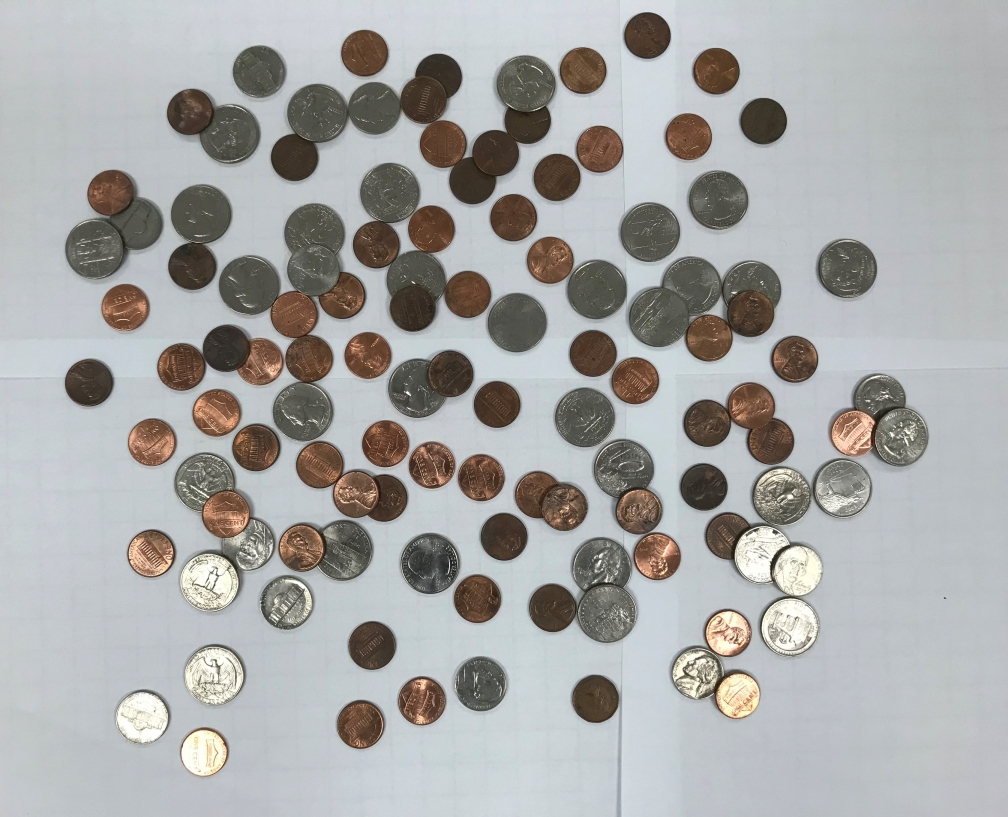
//> input picture coinsHarder_comp.png, 1008 x 817 px
$ ./10_coins_opencv   (built with g++ and OpenCV 4)
//> lines starting //> are read from the running program, lines starting //| are printed output that depends on the picture; after the words box and inside, x2 and y2 are one past the last pixel; in counts of white or black regions, pixels touching at a corner belong together
#include "opencv2/imgcodecs.hpp"
#include "opencv2/highgui.hpp"
#include "opencv2/imgproc.hpp"
using namespace cv;
using namespace std;
int main(int argc, char** argv) {
    const char* filename = argc >=2 ? argv[1] : "C:\\Users\\Spandan Das\\CLionProjects\\cv\\coinsHarder_comp.png";
    // Loads an image
    Mat src = imread( samples::findFile( filename ), IMREAD_COLOR );
//> src is the input picture: 817 rows x 1008 cols, CV_8UC3; mean B, G, R 166.9, 167.9, 167.6
    // Check if image is loaded properly
    if(src.empty()) {
        printf(" Error opening image\n");
        printf(" Program Arguments: [image_name -- default %s] \n", filename);
        return EXIT_FAILURE;
    }
    Mat gray;
    cvtColor(src, gray, COLOR_BGR2GRAY);
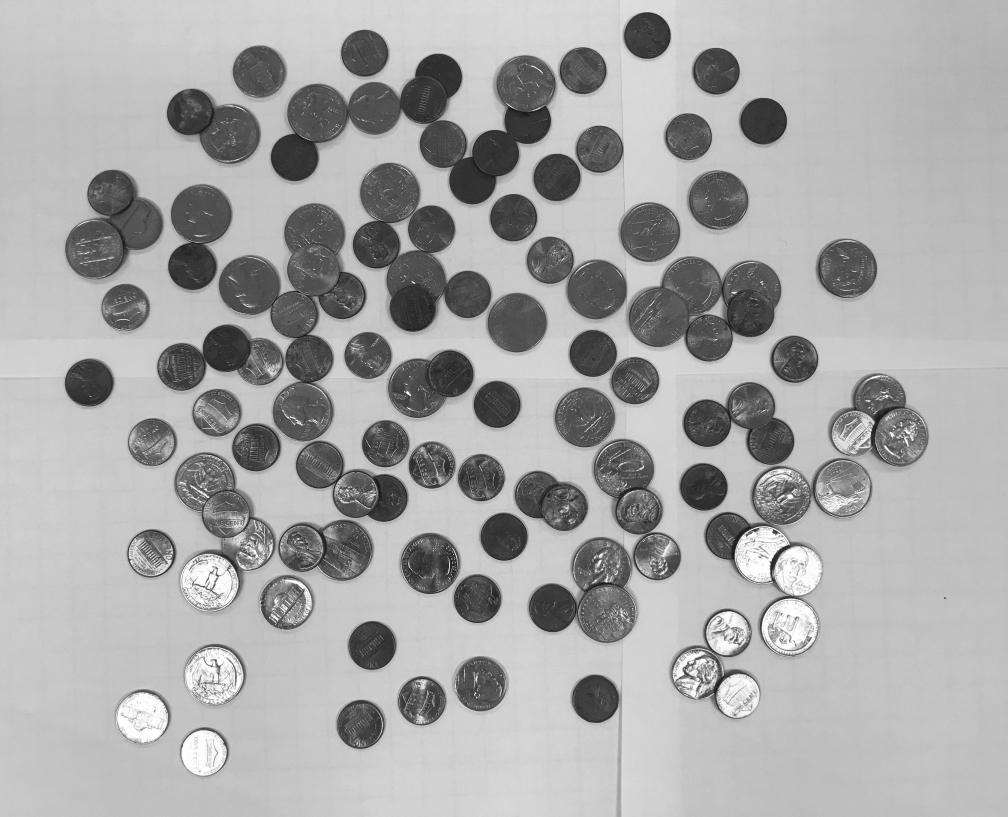
//> gray: 817 rows x 1008 cols, CV_8UC1; min 19, max 255, mean 167.7
    medianBlur(gray, gray, 5);
    vector<Vec3f> circles;
    HoughCircles(gray, circles, HOUGH_GRADIENT, 1,
                 20,  // change this value to detect circles with different distances to each other
                 30, 40, 17, 55 // change the last two parameters
            // (min_radius & max_radius) to detect larger circles
    );
//> circles = 113 circles (x, y, radius), first 12: [208.5, 582.5, 28.8], [314.5, 233.5, 30.8], [342.5, 549.5, 30.2], [650.5, 231.5, 29.4], [706.5, 422.5, 23.6], [214.5, 675.5, 32.7], [525.5, 84.5, 29.4], [596.5, 288.5, 29.9], [421.5, 700.5, 24], [584.5, 416.5, 29.6], [389.5, 192.5, 29.6], [556.5, 177.5, 23.3]


    for( size_t i = 0; i < circles.size(); i++ ) {
        Vec3i c = circles[i];
        int radius = c[2];
        Point center = Point(c[0], c[1]);
        // circle center
//        circle( src, center, 1, Scalar(0,100,100), 3, LINE_AA);
        // circle outline
        circle( src, center, radius, Scalar(0,0,255), 3, LINE_AA);

    }
//> this loop made 113 passes
//> (c, radius) on passes 1 to 12: ([208, 582, 29], 29), ([314, 234, 31], 31), ([342, 550, 30], 30), ([650, 232, 29], 29), ([706, 422, 24], 24), ([214, 676, 33], 33), ([526, 84, 29], 29), ([596, 288, 30], 30), ([422, 700, 24], 24), ([584, 416, 30], 30), ([390, 192, 30], 30), ([556, 178, 23], 23)
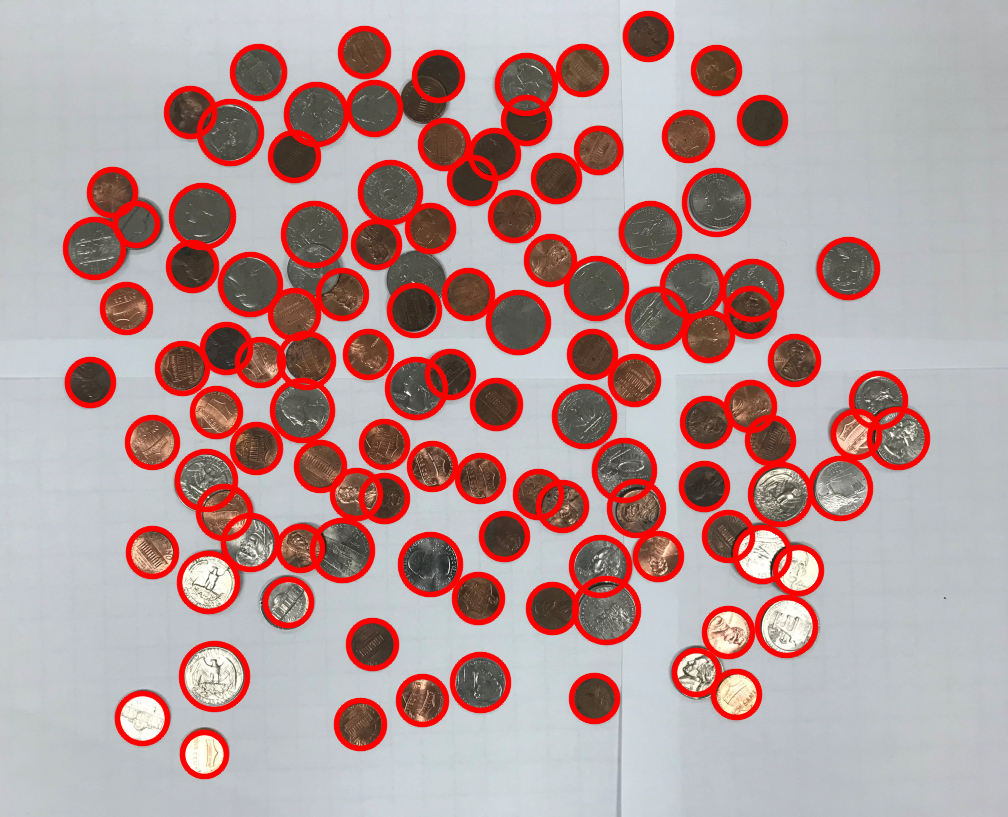
//> src: 817 rows x 1008 cols, CV_8UC3; 14.62% of pixels changed, all inside (x1, y1, x2, y2) = (62, 10, 931, 780)
    imwrite("coins_OpenCV_output.png", src);
    waitKey();
    return EXIT_SUCCESS;
}

$ run again, with coinsEasy.png copied over coinsHarder_comp.png
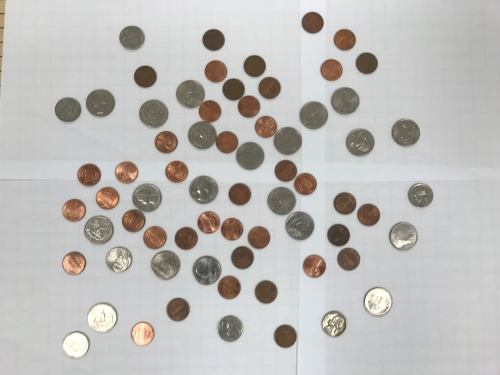
//> input picture coinsEasy.png, 500 x 375 px
//> src is the input picture: 375 rows x 500 cols, CV_8UC3; mean B, G, R 185.6, 188.1, 190.1
//> `cvtColor(src, gray, COLOR_BGR2GRAY);`:
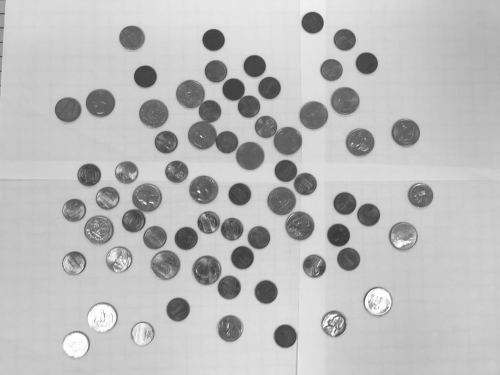
//> gray: 375 rows x 500 cols, CV_8UC1; min 55, max 255, mean 188.4
//> circles = empty
